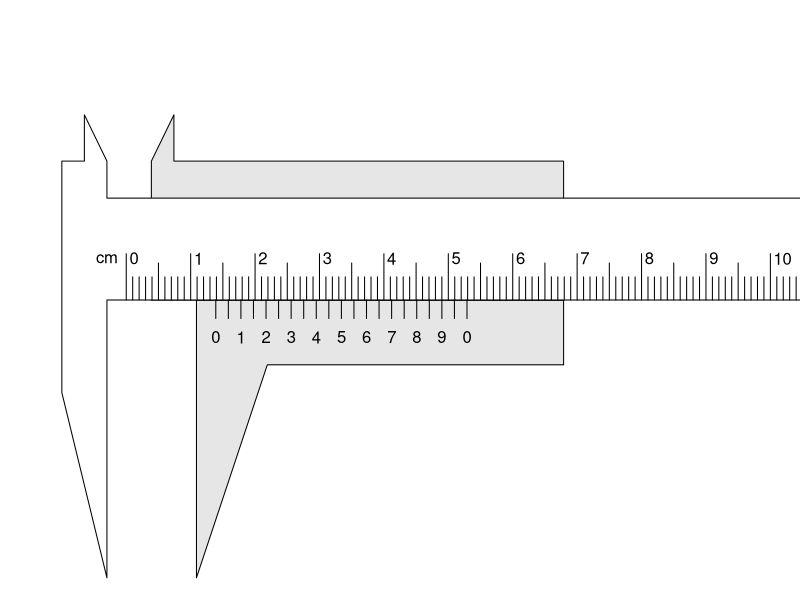
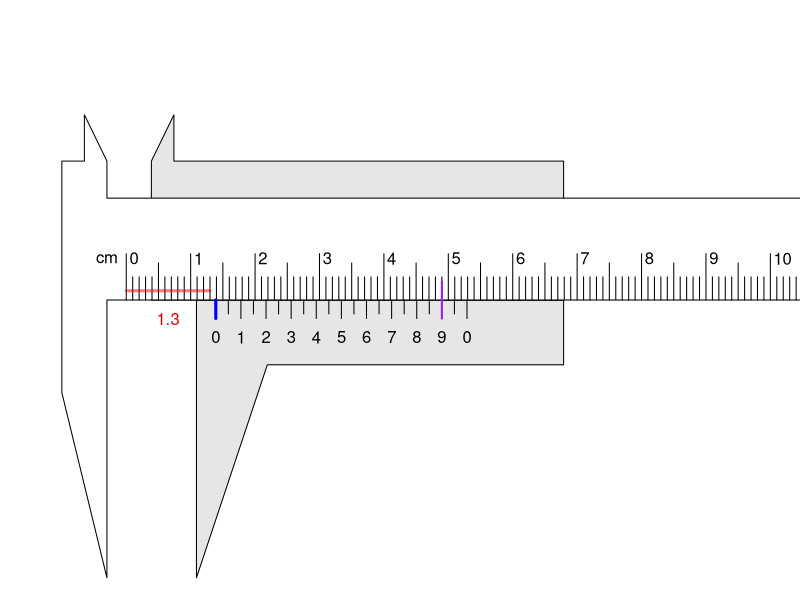

Generate these figures, in order, with R:
## ---- chunk 1
while(T){
    x = round(runif(1,0.6,5.9),2)
    if(round(x,1) != round(x,2)){break}
}
# 
# bmp = sample(c(0,0,0.005,-0.005),1)
# x = x+bmp

## ---- chunk 2
par(mar=c(0,0,0,0))
plot(0,0,"n",xlim=c(-1.5,10),ylim=c(-3,3),axes=F,ann=F)
polygon(x+c(-0.3,5.4,5.4,0.8,-0.3),c(0,0,-0.7,-0.7,-3),col=rgb(0.9,0.9,0.9))
polygon(x+c(-1,-1,-0.65,-0.65,5.4,5.4),
          c(0,1.5,2,1.5,1.5,0),col=rgb(0.9,0.9,0.9))
polygon(c(12,0,-0.3,-0.3,-1,-1,-0.65,-0.65,-0.3,-0.3,12),
      c(0,0,   0,  -3,-1,1.5,1.5,2, 1.5,1.1,1.1),col="white")

for(i in 0:10){
    lines(c(i,i),c(0,0.5))
    text(i+0.05,0.45,i,adj=0)
    for(j in 1:9){
        if(j == 5){
            lines(c(i+0.1*j,i+0.1*j),c(0,0.4))
        } else {
            lines(c(i+0.1*j,i+0.1*j),c(0,0.25))
        }
    }
}

nums = c(0:9,0)

for(i in 0:10){
    xpos = x+i/10*3.9 
    lines(c(xpos,xpos),c(0,-0.2))
    text(xpos,-0.4,nums[i+1])
}

for(i in seq(0.5,9.5)){
    xpos = x+i/10*3.9 
    lines(c(xpos,xpos),c(0,-0.2))
}

text(-0.3,0.45,"cm")
## ---- chunk 3
par(mar=c(0,0,0,0))
plot(0,0,"n",xlim=c(-1.5,10),ylim=c(-3,3),axes=F,ann=F)
polygon(x+c(-0.3,5.4,5.4,0.8,-0.3),c(0,0,-0.7,-0.7,-3),col=rgb(0.9,0.9,0.9))
polygon(x+c(-1,-1,-0.65,-0.65,5.4,5.4),
          c(0,1.5,2,1.5,1.5,0),col=rgb(0.9,0.9,0.9))
polygon(c(12,0,-0.3,-0.3,-1,-1,-0.65,-0.65,-0.3,-0.3,12),
      c(0,0,   0,  -3,-1,1.5,1.5,2, 1.5,1.1,1.1),col="white")

for(i in 0:10){
    lines(c(i,i),c(0,0.5))
    text(i+0.05,0.45,i,adj=0)
    for(j in 1:9){
        if(j == 5){
            lines(c(i+0.1*j,i+0.1*j),c(0,0.4))
        } else {
            lines(c(i+0.1*j,i+0.1*j),c(0,0.25))
        }
    }
}

nums = c(0:9,0)

for(i in 0:10){
    xpos = x+i/10*3.9 
    lines(c(xpos,xpos),c(0,-0.2))
    text(xpos,-0.4,nums[i+1])
}

for(i in seq(0.5,9.5)){
    xpos = x+i/10*3.9 
    lines(c(xpos,xpos),c(0,-0.15))
}

text(-0.3,0.45,"cm")
xt = floor(x*10)/10
lines(c(0,xt),c(0.1,0.1),col=rgb(0.9,0,0,0.5),lwd=3)
text(xt/2,-0.2,sprintf("%.1f",xt),col=rgb(0.9,0,0))

lines(c(x,x),c(0,-0.2),col="blue",lwd=3)

h = x-xt
xpos = x+h*39
lines(c(xpos,xpos),c(0.2,-0.2),col="purple",lwd=2)
